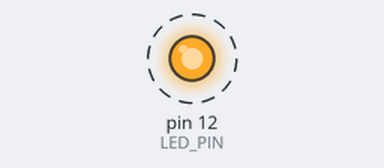
Simulated run of this sketch. Board: Arduino Uno, built with avr-gcc and run on an emulated ATmega328P. Parts: output pins drawn as LEDs (lit = HIGH). Dashed ring = blinking.

Above: at 0.2 s.
Timing chart, 0 to 3.0 s (numbered marks = the images above):
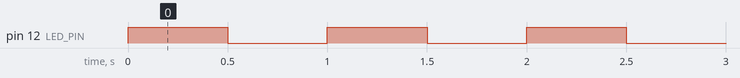

Measured:
- by itself, pin 12 (LED_PIN): alternates HIGH for 0.50 s and LOW for 0.50 s

The sketch:

ledcode.ino
```cpp
#define LED PIN

int LED_PIN = 12;

void setup()
{
  pinMode(LED_PIN, OUTPUT);
}

void loop()
{
  digitalWrite(LED_PIN, HIGH);
  delay(500);
  digitalWrite(LED_PIN, LOW);
  delay(500);
}
```
